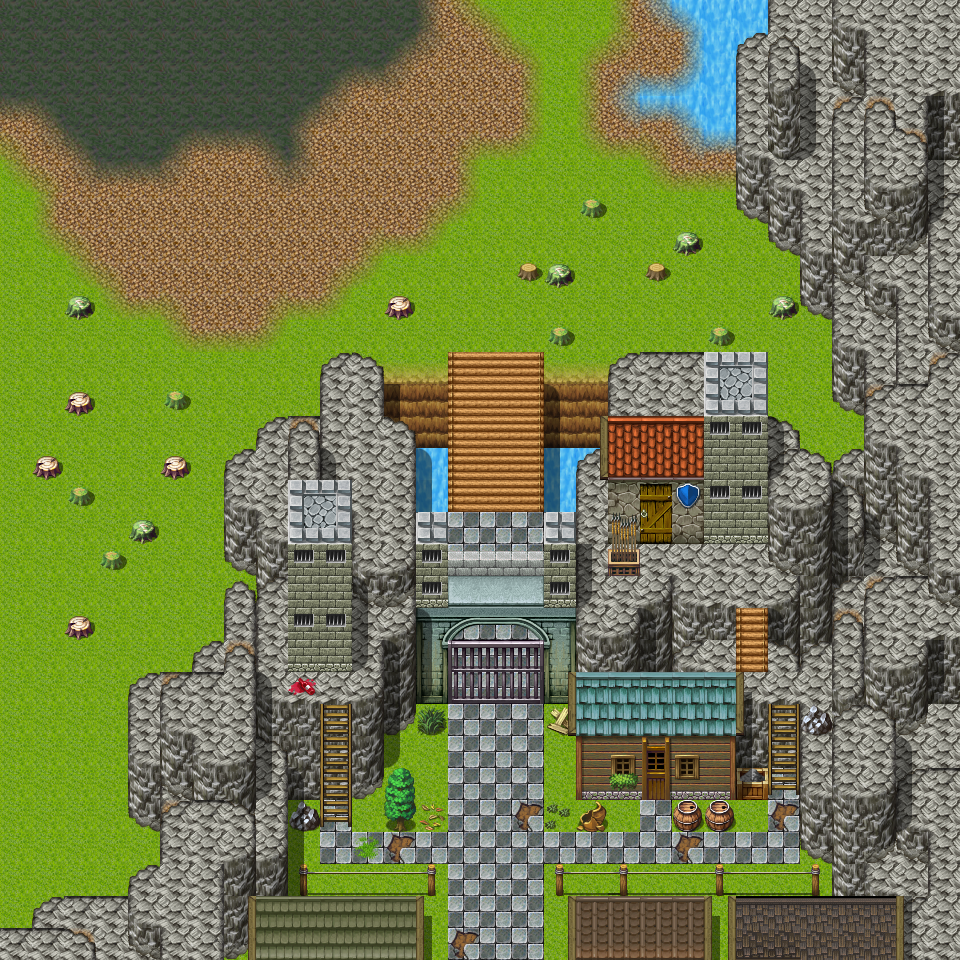

This game map was drawn from its Tiled (.tmx) file and the tilesets committed beside it. A one-line description and the trimmed map source follow:
An orthogonal 30x30 tile map with 32x32 px tiles, 3 tile layers (Ground, Objects, Above), 1 hidden layer not drawn, 59 tilesets and 3 objects (3x mapchange).

<map version="1.0" orientation="orthogonal" width="30" height="30" tilewidth="32" tileheight="32">
 <tileset firstgid="1" name="map_bed_1" tilewidth="32" tileheight="32">
  <image source="../drawable/map_bed_1.png" width="512" height="256" />
 </tileset>
 <tileset firstgid="129" name="map_border_1" tilewidth="32" tileheight="32">
  <image source="../drawable/map_border_1.png" width="512" height="256" />
 </tileset>
 <tileset firstgid="257" name="map_bridge_1" tilewidth="32" tileheight="32">
  <image source="../drawable/map_bridge_1.png" width="512" height="256" />
 </tileset>
 <tileset firstgid="385" name="map_bridge_2" tilewidth="32" tileheight="32">
  <image source="../drawable/map_bridge_2.png" width="512" height="256" />
 </tileset>
 <tileset firstgid="513" name="map_broken_1" tilewidth="32" tileheight="32">
  <image source="../drawable/map_broken_1.png" width="512" height="256" />
 </tileset>
 <tileset firstgid="641" name="map_cavewall_1" tilewidth="32" tileheight="32">
  <image source="../drawable/map_cavewall_1.png" width="576" height="192" />
 </tileset>
 <tileset firstgid="749" name="map_cavewall_2" tilewidth="32" tileheight="32">
  <image source="../drawable/map_cavewall_2.png" width="576" height="192" />
 </tileset>
 <tileset firstgid="857" name="map_cavewall_3" tilewidth="32" tileheight="32">
  <image source="../drawable/map_cavewall_3.png" width="576" height="192" />
 </tileset>
 <tileset firstgid="965" name="map_cavewall_4" tilewidth="32" tileheight="32">
  <image source="../drawable/map_cavewall_4.png" width="576" height="192" />
 </tileset>
 <tileset firstgid="1073" name="map_chair_table_1" tilewidth="32" tileheight="32">
  <image source="../drawable/map_chair_table_1.png" width="512" height="256" />
 </tileset>
 <tileset firstgid="1201" name="map_chair_table_2" tilewidth="32" tileheight="32">
  <image source="../drawable/map_chair_table_2.png" width="512" height="256" />
 </tileset>
 <tileset firstgid="1329" name="map_crate_1" tilewidth="32" tileheight="32">
  <image source="../drawable/map_crate_1.png" width="512" height="256" />
 </tileset>
 <tileset firstgid="1457" name="map_cupboard_1" tilewidth="32" tileheight="32">
  <image source="../drawable/map_cupboard_1.png" width="512" height="256" />
 </tileset>
 <tileset firstgid="1585" name="map_curtain_1" tilewidth="32" tileheight="32">
  <image source="../drawable/map_curtain_1.png" width="512" height="256" />
 </tileset>
 <tileset firstgid="1713" name="map_entrance_1" tilewidth="32" tileheight="32">
  <image source="../drawable/map_entrance_1.png" width="512" height="256" />
 </tileset>
 <tileset firstgid="1841" name="map_entrance_2" tilewidth="32" tileheight="32">
  <image source="../drawable/map_entrance_2.png" width="512" height="256" />
 </tileset>
 <tileset firstgid="1969" name="map_fence_1" tilewidth="32" tileheight="32">
  <image source="../drawable/map_fence_1.png" width="512" height="256" />
 </tileset>
 <tileset firstgid="2097" name="map_fence_2" tilewidth="32" tileheight="32">
  <image source="../drawable/map_fence_2.png" width="512" height="256" />
 </tileset>
 <tileset firstgid="2225" name="map_fence_3" tilewidth="32" tileheight="32">
  <image source="../drawable/map_fence_3.png" width="512" height="256" />
 </tileset>
 <tileset firstgid="2353" name="map_fence_4" tilewidth="32" tileheight="32">
  <image source="../drawable/map_fence_4.png" width="512" height="256" />
 </tileset>
 <tileset firstgid="2481" name="map_ground_1" tilewidth="32" tileheight="32">
  <image source="../drawable/map_ground_1.png" width="512" height="256" />
 </tileset>
 <tileset firstgid="2609" name="map_ground_2" tilewidth="32" tileheight="32">
  <image source="../drawable/map_ground_2.png" width="512" height="256" />
 </tileset>
 <tileset firstgid="2737" name="map_ground_3" tilewidth="32" tileheight="32">
  <image source="../drawable/map_ground_3.png" width="512" height="256" />
 </tileset>
 <tileset firstgid="2865" name="map_ground_4" tilewidth="32" tileheight="32">
  <image source="../drawable/map_ground_4.png" width="512" height="256" />
 </tileset>
 <tileset firstgid="2993" name="map_ground_5" tilewidth="32" tileheight="32">
  <image source="../drawable/map_ground_5.png" width="512" height="256" />
 </tileset>
 <tileset firstgid="3121" name="map_ground_6" tilewidth="32" tileheight="32">
  <image source="../drawable/map_ground_6.png" width="512" height="256" />
 </tileset>
 <tileset firstgid="3249" name="map_ground_7" tilewidth="32" tileheight="32">
  <image source="../drawable/map_ground_7.png" width="512" height="256" />
 </tileset>
 <tileset firstgid="3377" name="map_ground_8" tilewidth="32" tileheight="32">
  <image source="../drawable/map_ground_8.png" width="512" height="256" />
 </tileset>
 <tileset firstgid="3505" name="map_house_1" tilewidth="32" tileheight="32">
  <image source="../drawable/map_house_1.png" width="512" height="256" />
 </tileset>
 <tileset firstgid="3633" name="map_house_2" tilewidth="32" tileheight="32">
  <image source="../drawable/map_house_2.png" width="512" height="256" />
 </tileset>
 <tileset firstgid="3761" name="map_indoor_1" tilewidth="32" tileheight="32">
  <image source="../drawable/map_indoor_1.png" width="512" height="256" />
 </tileset>
 <tileset firstgid="3889" name="map_indoor_2" tilewidth="32" tileheight="32">
  <image source="../drawable/map_indoor_2.png" width="512" height="256" />
 </tileset>
 <tileset firstgid="4017" name="map_kitchen_1" tilewidth="32" tileheight="32">
  <image source="../drawable/map_kitchen_1.png" width="512" height="256" />
 </tileset>
 <tileset firstgid="4145" name="map_outdoor_1" tilewidth="32" tileheight="32">
  <image source="../drawable/map_outdoor_1.png" width="512" height="256" />
 </tileset>
 <tileset firstgid="4273" name="map_pillar_1" tilewidth="32" tileheight="32">
  <image source="../drawable/map_pillar_1.png" width="512" height="256" />
 </tileset>
 <tileset firstgid="4401" name="map_pillar_2" tilewidth="32" tileheight="32">
  <image source="../drawable/map_pillar_2.png" width="512" height="256" />
 </tileset>
 <tileset firstgid="4529" name="map_plant_1" tilewidth="32" tileheight="32">
  <image source="../drawable/map_plant_1.png" width="512" height="256" />
 </tileset>
 <tileset firstgid="4657" name="map_plant_2" tilewidth="32" tileheight="32">
  <image source="../drawable/map_plant_2.png" width="512" height="256" />
 </tileset>
 <tileset firstgid="4785" name="map_rock_1" tilewidth="32" tileheight="32">
  <image source="../drawable/map_rock_1.png" width="512" height="256" />
 </tileset>
 <tileset firstgid="4913" name="map_rock_2" tilewidth="32" tileheight="32">
  <image source="../drawable/map_rock_2.png" width="512" height="256" />
 </tileset>
 <tileset firstgid="5041" name="map_roof_1" tilewidth="32" tileheight="32">
  <image source="../drawable/map_roof_1.png" width="512" height="256" />
 </tileset>
 <tileset firstgid="5169" name="map_roof_2" tilewidth="32" tileheight="32">
  <image source="../drawable/map_roof_2.png" width="512" height="256" />
 </tileset>
 <tileset firstgid="5297" name="map_roof_3" tilewidth="32" tileheight="32">
  <image source="../drawable/map_roof_3.png" width="512" height="256" />
 </tileset>
 <tileset firstgid="5425" name="map_shop_1" tilewidth="32" tileheight="32">
  <image source="../drawable/map_shop_1.png" width="512" height="256" />
 </tileset>
 <tileset firstgid="5553" name="map_sign_ladder_1" tilewidth="32" tileheight="32">
  <image source="../drawable/map_sign_ladder_1.png" width="512" height="256" />
 </tileset>
 <tileset firstgid="5681" name="map_table_1" tilewidth="32" tileheight="32">
  <image source="../drawable/map_table_1.png" width="512" height="256" />
 </tileset>
 <tileset firstgid="5809" name="map_trail_1" tilewidth="32" tileheight="32">
  <image source="../drawable/map_trail_1.png" width="512" height="256" />
 </tileset>
 <tileset firstgid="5937" name="map_transition_1" tilewidth="32" tileheight="32">
  <image source="../drawable/map_transition_1.png" width="512" height="256" />
 </tileset>
 <tileset firstgid="6065" name="map_transition_2" tilewidth="32" tileheight="32">
  <image source="../drawable/map_transition_2.png" width="512" height="256" />
 </tileset>
 <tileset firstgid="6193" name="map_transition_3" tilewidth="32" tileheight="32">
  <image source="../drawable/map_transition_3.png" width="512" height="256" />
 </tileset>
 <tileset firstgid="6321" name="map_transition_4" tilewidth="32" tileheight="32">
  <image source="../drawable/map_transition_4.png" width="512" height="256" />
 </tileset>
 <tileset firstgid="6449" name="map_tree_1" tilewidth="32" tileheight="32">
  <image source="../drawable/map_tree_1.png" width="512" height="256" />
 </tileset>
 <tileset firstgid="6577" name="map_tree_2" tilewidth="32" tileheight="32">
  <image source="../drawable/map_tree_2.png" width="512" height="256" />
 </tileset>
 <tileset firstgid="6705" name="map_wall_1" tilewidth="32" tileheight="32">
  <image source="../drawable/map_wall_1.png" width="512" height="256" />
 </tileset>
 <tileset firstgid="6833" name="map_wall_2" tilewidth="32" tileheight="32">
  <image source="../drawable/map_wall_2.png" width="480" height="256" />
 </tileset>
 <tileset firstgid="6953" name="map_wall_3" tilewidth="32" tileheight="32">
  <image source="../drawable/map_wall_3.png" width="480" height="256" />
 </tileset>
 <tileset firstgid="7073" name="map_wall_4" tilewidth="32" tileheight="32">
  <image source="../drawable/map_wall_4.png" width="480" height="256" />
 </tileset>
 <tileset firstgid="7193" name="map_window_1" tilewidth="32" tileheight="32">
  <image source="../drawable/map_window_1.png" width="512" height="256" />
 </tileset>
 <tileset firstgid="7321" name="map_window_2" tilewidth="32" tileheight="32">
  <image source="../drawable/map_window_2.png" width="512" height="256" />
 </tileset>
 <layer name="Ground" width="30" height="30">
  <data>[900 cells, 900 non-empty, 60 distinct tile ids]</data>
 </layer>
 <layer name="Objects" width="30" height="30">
  <data>[900 cells, 255 non-empty, 68 distinct tile ids]</data>
 </layer>
 <layer name="Above" width="30" height="30">
  <data>[900 cells, 102 non-empty, 25 distinct tile ids]</data>
 </layer>
 <layer name="Walkable" width="30" height="30" visible="0">
  <data>[900 cells, 424 non-empty, 1 distinct tile ids]</data>
 </layer>
 <objectgroup name="Mapevents" width="0" height="0">
  <object name="tower" type="mapchange" x="640" y="512" width="32" height="32">
   <properties>
    <property name="map" value="mt_galmore0_h1" />
    <property name="place" value="exit" />
   </properties>
  </object>
  <object name="house2" type="mapchange" x="640" y="768" width="32" height="32">
   <properties>
    <property name="map" value="mt_galmore0_h2" />
    <property name="place" value="exit" />
   </properties>
  </object>
  <object name="south" type="mapchange" x="448" y="928" width="96" height="32">
   <properties>
    <property name="map" value="mt_galmore1" />
    <property name="place" value="north" />
   </properties>
  </object>
 </objectgroup>
 <objectgroup name="Spawn" width="0" height="0" />
 <objectgroup name="Keys" width="0" height="0" />
 <objectgroup name="Replace" width="0" height="0" />
</map>
